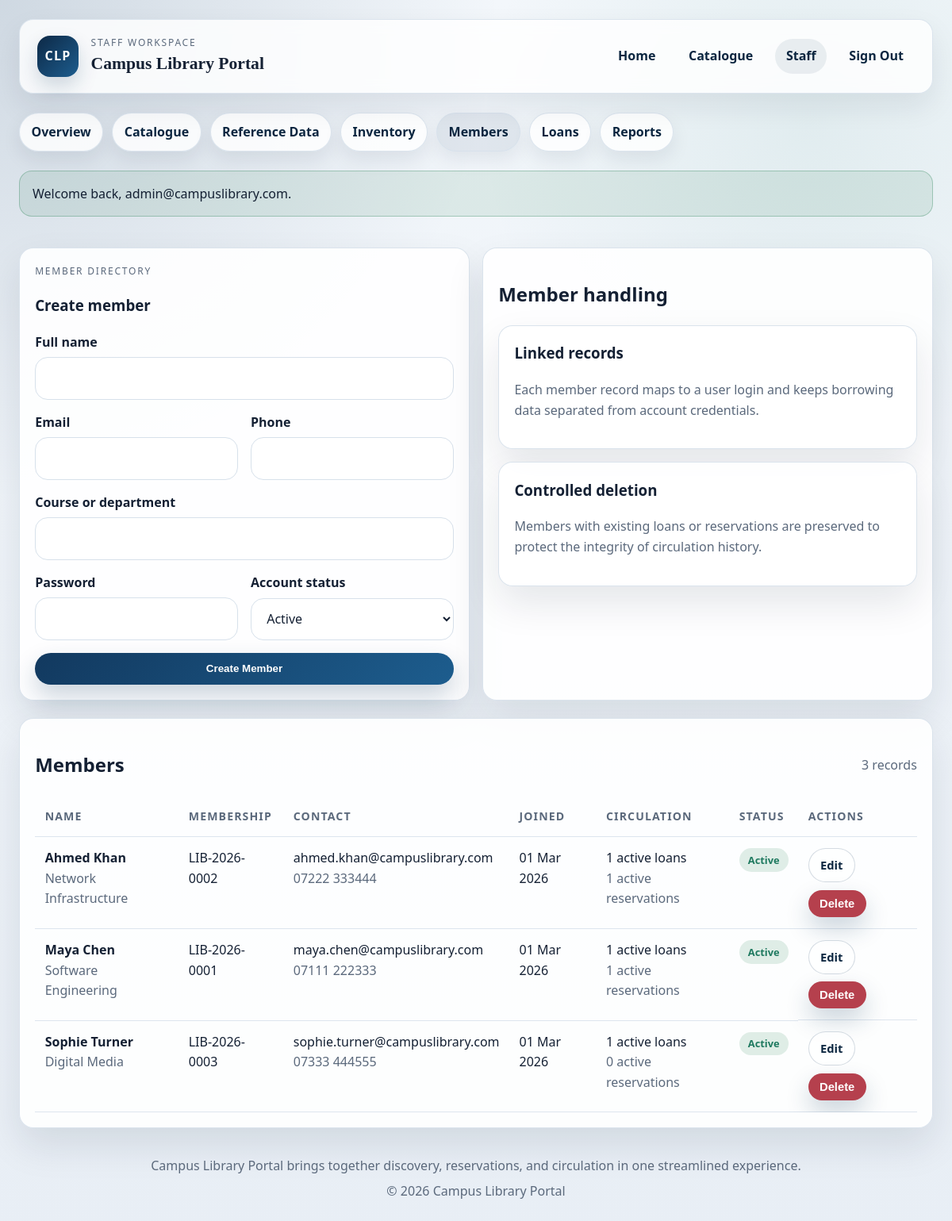
/admin/members.php (signed in), run on the app's committed database.
### tables this page shows
CREATE TABLE members (
    id INT NOT NULL AUTO_INCREMENT,
    user_id INT NOT NULL,
    membership_number VARCHAR(30) NOT NULL,
    full_name VARCHAR(120) NOT NULL,
    phone VARCHAR(30) DEFAULT NULL,
    course_name VARCHAR(120) DEFAULT NULL,
    joined_on DATE NOT NULL,
    is_active TINYINT(1) NOT NULL DEFAULT 1,
    PRIMARY KEY (id),
    UNIQUE KEY uq_members_user (user_id),
    UNIQUE KEY uq_membership_number (membership_number),
    CONSTRAINT fk_members_user FOREIGN KEY (user_id) REFERENCES users (id)
);

CREATE TABLE users (
    id INT NOT NULL AUTO_INCREMENT,
    email VARCHAR(150) NOT NULL,
    password_hash VARCHAR(255) NOT NULL,
    role ENUM('admin', 'member') NOT NULL DEFAULT 'member',
    is_active TINYINT(1) NOT NULL DEFAULT 1,
    created_at DATETIME NOT NULL,
    PRIMARY KEY (id),
    UNIQUE KEY uq_users_email (email)
);

### app/includes/db.php (called while the page is built, shortened)
<?php
function db()
{
    static $pdo = null;
    if ($pdo instanceof PDO) {
        return $pdo;
    }
    $dsn = 'mysql:host=' . DB_HOST . ';dbname=' . DB_NAME . ';charset=' . DB_CHARSET;
    try {
        $pdo = new PDO($dsn, DB_USER, DB_PASS);
        $pdo->setAttribute(PDO::ATTR_ERRMODE, PDO::ERRMODE_EXCEPTION);
        $pdo->setAttribute(PDO::ATTR_DEFAULT_FETCH_MODE, PDO::FETCH_ASSOC);
    } catch (PDOException $exception) {
        $GLOBALS['db_connection_error'] = $exception->getMessage();
        return null;
    }
    return $pdo;
}

### admin/members.php (the view, shortened to what this page needs)
<?php
$editingId = (int) request_value('edit', 0);
$formData = array(
    'full_name' => '',
    'email' => '',
    'phone' => '',
    'course_name' => '',
    'password' => '',
    'is_active' => '1',
);
$members = array();
if (db_ready()) {
    $members = db()->query('
        SELECT
            m.id,
            m.membership_number,
            m.full_name,
            m.phone,
            m.course_name,
            m.joined_on,
            m.is_active,
            u.email,
            (
                SELECT COUNT(*)
                FROM loans l
                WHERE l.member_id = m.id
                AND l.returned_at IS NULL
            ) AS active_loans,
            (
                SELECT COUNT(*)
                FROM reservations r
                WHERE r.member_id = m.id
                AND r.status IN ("pending", "ready_for_collection")
            ) AS active_reservations
        FROM members m
        INNER JOIN users u ON u.id = m.user_id
        ORDER BY m.full_name ASC
    ')->fetchAll();
}
include dirname(__DIR__) . '/app/includes/header.php';
?>
<section class="grid grid-2">
    <article class="form-panel">
        <div class="section-heading">
            <div>
                <p class="eyebrow">Member Directory</p>
                <h1><?php echo $editingId > 0 ? 'Edit member' : 'Create member'; ?></h1>
            </div>
        </div>
        <form class="stack" method="post" action="members.php<?php echo $editingId > 0 ? '?edit=' . h($editingId) : ''; ?>">
            <div class="field">
                <label for="full_name">Full name</label>
                <input id="full_name" name="full_name" type="text" value="<?php echo h($formData['full_name']); ?>" required>
            </div>
            <div class="form-grid">
                <div class="field">
                    <label for="email">Email</label>
                    <input id="email" name="email" type="email" value="<?php echo h($formData['email']); ?>" required>
                </div>
                <div class="field">
                    <label for="phone">Phone</label>
                    <input id="phone" name="phone" type="text" value="<?php echo h($formData['phone']); ?>">
                </div>
            </div>
            <div class="field">
                <label for="course_name">Course or department</label>
                <input id="course_name" name="course_name" type="text" value="<?php echo h($formData['course_name']); ?>">
            </div>
            <div class="form-grid">
                <div class="field">
                    <label for="password"><?php echo $editingId > 0 ? 'New password (leave blank to keep current)' : 'Password'; ?></label>
                    <input id="password" name="password" type="password" <?php echo $editingId > 0 ? '' : 'required'; ?>>
                </div>
                <div class="field">
                    <label for="is_active">Account status</label>
                    <select id="is_active" name="is_active">
                        <option value="1" <?php echo selected($formData['is_active'], '1'); ?>>Active</option>
                    </select>
                </div>
            </div>
            <button type="submit"><?php echo $editingId > 0 ? 'Update Member' : 'Create Member'; ?></button>
        </form>
    </article>
    <aside class="panel">
        <h2>Member handling</h2>
        <div class="stack">
            <div class="card">
                <h3>Linked records</h3>
                <p class="muted">Each member record maps to a user login and keeps borrowing data separated from account credentials.</p>
            </div>
            <div class="card">
                <h3>Controlled deletion</h3>
                <p class="muted">Members with existing loans or reservations are preserved to protect the integrity of circulation history.</p>
            </div>
        </div>
    </aside>
</section>
<section class="table-panel">
    <div class="section-heading">
        <h2>Members</h2>
        <p class="muted"><?php echo h(count($members)); ?> records</p>
    </div>
    <div class="table-wrap">
        <table>
            <thead>
                <tr>
                    <th>Name</th>
                    <th>Membership</th>
                    <th>Contact</th>
                    <th>Joined</th>
                    <th>Circulation</th>
                    <th>Status</th>
                    <th>Actions</th>
                </tr>
            </thead>
            <tbody>
                <?php foreach ($members as $member): ?>
                    <tr>
                        <td>
                            <strong><?php echo h($member['full_name']); ?></strong>
                            <div class="muted"><?php echo h($member['course_name']); ?></div>
                        </td>
                        <td><?php echo h($member['membership_number']); ?></td>
                        <td>
                            <div><?php echo h($member['email']); ?></div>
                            <div class="muted"><?php echo h($member['phone']); ?></div>
                        </td>
                        <td><?php echo h(format_date_display($member['joined_on'])); ?></td>
                        <td>
                            <div><?php echo h($member['active_loans']); ?> active loans</div>
                            <div class="muted"><?php echo h($member['active_reservations']); ?> active reservations</div>
                        </td>
                        <td>
                            <?php echo (int) $member['is_active'] === 1 ? render_status_badge('Active', 'active') : render_status_badge('Inactive', 'inactive'); ?>
                        </td>
                        <td class="table-actions">
                            <a class="button button-inline button-ghost" href="members.php?edit=<?php echo h($member['id']); ?>">Edit</a>
                            <form class="inline-form" method="post" action="members.php" data-confirm="Delete this member?">
                                <button class="button-inline button-danger" type="submit">Delete</button>
                            </form>
                        </td>
                    </tr>
                <?php endforeach; ?>
            </tbody>
        </table>
    </div>
</section>
<?php include dirname(__DIR__) . '/app/includes/footer.php'; ?>

### app/includes/functions.php (shortened to what this page needs)
<?php
require_once __DIR__ . '/db.php';
function h($value)
{
    return htmlspecialchars((string) $value, ENT_QUOTES, 'UTF-8');
}
function request_value($key, $default = '')
{
    return $default;
}
function format_date_display($value)
{
    $timestamp = strtotime($value);
    return date('d M Y', $timestamp);
}
function status_class($status)
{
    $map = array(
        'success' => 'success',
        'warning' => 'warning',
        'danger' => 'danger',
        'info' => 'info',
        'muted' => 'muted',
        'available' => 'success',
        'loaned' => 'warning',
        'maintenance' => 'muted',
        'pending' => 'warning',
        'ready_for_collection' => 'info',
        'fulfilled' => 'success',
        'cancelled' => 'danger',
        'active' => 'success',
        'inactive' => 'muted',
        'returned' => 'success',
        'overdue' => 'danger',
    );
    return isset($map[$status]) ? $map[$status] : 'info';
}
function render_status_badge($label, $status = '')
{
    $state = $status !== '' ? $status : strtolower(str_replace(' ', '_', $label));
    return '<span class="badge badge-' . h(status_class($state)) . '">' . h($label) . '</span>';
}
function selected($value, $expected)
{
    return (string) $value === (string) $expected ? 'selected' : '';
}

### assets/css/styles.css (style rules this page uses)
:root { --bg: #edf3f8; --panel: rgba(255, 255, 255, 0.9); --panel-strong: #dce6ef; --ink: #142033; --muted: #5b697c; --line: #d7e1eb; --brand: #12395f; --brand-deep: #0b2640; --accent: #1b7a6c; --warning: #b27a1b; --danger: #b5404d; --success: #1f7a60; --shadow: 0 22px 48px rgba(12, 28, 48, 0.1); --radius: 18px; }
* { box-sizing: border-box; }
body { margin: 0; background: radial-gradient(circle at top left, rgba(18, 57, 95, 0.16), transparent 32%), radial-gradient(circle at 85% 10%, rgba(27, 122, 108, 0.08), transparent 24%), linear-gradient(180deg, #f3f7fb 0%, #e8eef5 100%); color: var(--ink); font-family: "Avenir Next", "Gill Sans", "Segoe UI", sans-serif; line-height: 1.6; }
a { color: var(--brand-deep); text-decoration: none; }
.eyebrow { margin: 0; text-transform: uppercase; letter-spacing: 0.15em; font-size: 0.75rem; color: var(--muted); }
.button-link, .button, button, input[type="submit"] { display: inline-flex; align-items: center; justify-content: center; gap: 0.4rem; padding: 0.78rem 1.1rem; border: 0; border-radius: 999px; background: linear-gradient(135deg, var(--brand) 0%, #1d5d8e 100%); color: #fff; font-weight: 700; cursor: pointer; transition: transform 0.18s ease, box-shadow 0.18s ease; box-shadow: 0 14px 30px rgba(18, 57, 95, 0.22); }
.button-ghost { background: rgba(255, 255, 255, 0.62); color: var(--brand-deep); border: 1px solid rgba(18, 57, 95, 0.18); box-shadow: none; }
.button-danger { background: var(--danger); }
.button-inline { padding: 0.55rem 0.9rem; font-size: 0.92rem; }
.hero, .card, .panel, .table-panel, .form-panel, .metric-grid article, .empty-state { background: var(--panel); border: 1px solid rgba(215, 225, 235, 0.92); border-radius: var(--radius); box-shadow: var(--shadow); }
.section-heading { display: flex; align-items: center; justify-content: space-between; gap: 1rem; }
.grid { display: grid; gap: 1rem; }
.grid-2 { grid-template-columns: repeat(auto-fit, minmax(280px, 1fr)); }
.card, .panel, .table-panel, .form-panel, .empty-state { padding: 1.2rem; }
.card h3, .panel h3, .form-panel h3, .table-panel h3 { margin-top: 0; }
.muted { color: var(--muted); }
.badge { display: inline-flex; align-items: center; gap: 0.35rem; padding: 0.28rem 0.7rem; border-radius: 999px; font-size: 0.8rem; font-weight: 700; }
.badge-success { background: rgba(29, 122, 74, 0.13); color: var(--success); }
.filter-form, .stack, .form-grid, .detail-grid, .action-row { display: grid; gap: 1rem; }
.filter-form, .form-grid { grid-template-columns: repeat(auto-fit, minmax(180px, 1fr)); }
.field { display: grid; gap: 0.35rem; }
label { font-weight: 700; }
input, select, textarea { width: 100%; padding: 0.82rem 0.95rem; border-radius: 1rem; border: 1px solid var(--line); background: rgba(255, 255, 255, 0.96); color: var(--ink); font: inherit; }
.table-wrap { overflow-x: auto; }
table { width: 100%; border-collapse: collapse; }
th, td { padding: 0.88rem 0.78rem; border-bottom: 1px solid rgba(215, 225, 235, 0.85); text-align: left; vertical-align: top; }
th { font-size: 0.88rem; text-transform: uppercase; letter-spacing: 0.08em; color: var(--muted); }
.table-actions, .action-row { display: flex; flex-wrap: wrap; gap: 0.6rem; align-items: center; }
.inline-form { display: inline; }

### data on the page
members: full_name "Ahmed Khan", course_name "Network Infrastructure", membership_number "LIB-2026-0002", user.email "ahmed.khan@campuslibrary.com", phone "07222 333444", joined_on "01 Mar 2026", active_loans "1", active_reservations "1"
members: full_name "Maya Chen", course_name "Software Engineering", membership_number "LIB-2026-0001", user.email "maya.chen@campuslibrary.com", phone "07111 222333", joined_on "01 Mar 2026", active_loans "1", active_reservations "1"
members: full_name "Sophie Turner", course_name "Digital Media", membership_number "LIB-2026-0003", user.email "sophie.turner@campuslibrary.com", phone "07333 444555", joined_on "01 Mar 2026", active_loans "1", active_reservations "0"

### other printed values
APP_NAME "Campus Library Portal"
$message['message'] "Welcome back, admin@campuslibrary.com."
count($members) "3"
